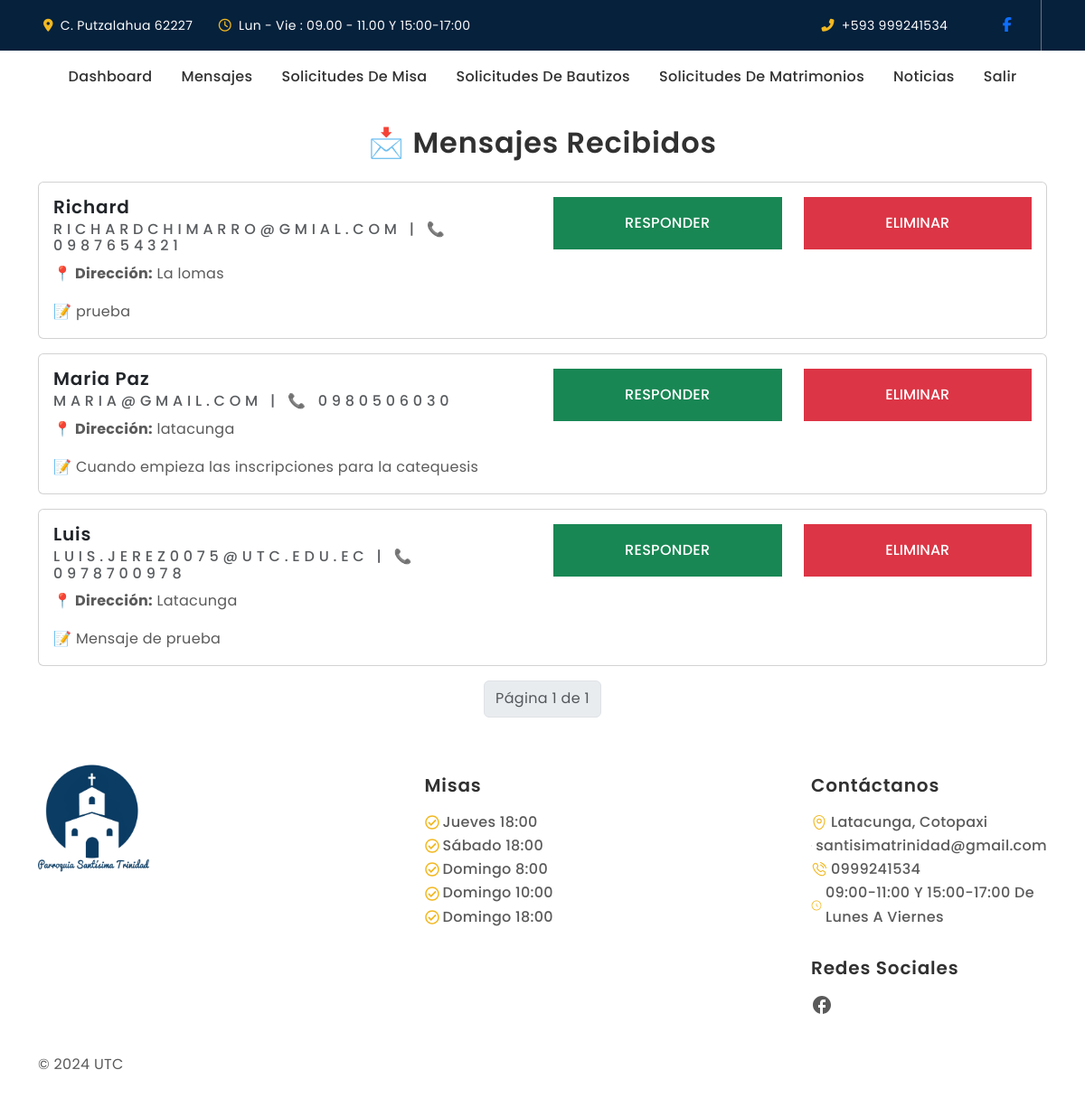
/mensajes/ (signed in), run on the app's committed database.
### Apps/web/models.py (models this page shows, shortened)
class Mensaje(models.Model):
    id = models.AutoField(primary_key=True)
    name = models.CharField(max_length=200)
    email = models.EmailField()
    phone = models.CharField(max_length=10)
    address = models.TextField()
    message = models.TextField()

### Apps/web/views.py (the view)
# urls.py: path('mensajes/', views.mensajes),
@login_required(login_url='/login/')
@staff_member_required(login_url='/login/')
def mensajes(request):
    mensajes = Mensaje.objects.all().order_by('-id')
    paginator = Paginator(mensajes, 5)
    page_number = request.GET.get('page')
    page_obj = paginator.get_page(page_number)
    return render(request, 'mensajes.html', {'page_obj': page_obj})

### Apps/web/templates/mensajes.html (shortened to what this page needs)
{% extends 'base.html' %}
{% block body %}
<div class="container mt-4">
    <h2 class="text-center mb-4">📩 Mensajes Recibidos</h2>
    {% for mensaje in page_obj %}
    <div class="card mb-3">
        <div class="card-body">
            <div class="row">
                <div class="col-md-6">
                    <h5 class="card-title">{{ mensaje.name }}</h5>
                    <h6 class="card-subtitle mb-2 text-muted">{{ mensaje.email }} | 📞 {{ mensaje.phone }}</h6>
                    <p class="card-text"><strong>📍 Dirección:</strong> {{ mensaje.address }}</p>
                    <p class="card-text">📝 {{ mensaje.message }}</p>
                </div>
                <div class="col-md-6">
                    <div class="row">
                        <div class="col-md-6">
                            <a href="mailto:{{mensaje.email}}" class="btn btn-success w-100">Responder</a>
                        </div>
                        <div class="col-md-6">
                            <form action="/mensajes/eliminar/{{mensaje.id}}" method="post">
                                <button type="submit" class="btn btn-danger w-100"
                                    onclick="return confirm('Seguro deseas eliminar el mensaje?')">Eliminar</button>
                            </form>
                        </div>
                    </div>
                </div>
            </div>
        </div>
    </div>
    {% empty %}
    <p class="text-center">No hay mensajes disponibles.</p>
    {% endfor %}
    <nav>
        <ul class="pagination justify-content-center">
            <li class="page-item disabled">
                <span class="page-link">Página {{ page_obj.number }} de {{ page_obj.paginator.num_pages }}</span>
            </li>
        </ul>
    </nav>
</div>
{% endblock %}

### static/style.css (style rules this page uses)
:root { --primary-color: #F2B821; --secondary-color: #05213C; --black-color: #292929; --light-black-color: #343536; --dark-color: #313131; --body-color: #5A5A5A; --gray-color: #777F81; --light-color: #fdfdfd; --bs-gray-100: #F6F6F6; --bs-gray-300: #DCDCDC; --bs-primary-text-emphasis: var(--primary-color); --bs-body-color-rgb: 90, 90, 90; --bs-light-rgb: rgba(255, 255, 255, 1); --bs-dark-rgb: 41, 41, 41; --bs-primary-rgb: 178, 142, 113; }
:root { --heading-font: "Poppins", sans-serif; --body-font: "Poppins", sans-serif; }
*, *::before, *::after { -webkit-box-sizing: border-box; -moz-box-sizing: border-box; box-sizing: border-box; }
html { box-sizing: border-box; }
body { background-color: var(--light-color); font-family: var(--body-font); font-size: 16px; font-weight: 400; line-height: 164%; letter-spacing: 0.32px; color: var(--body-color); margin: 0; }
p { color: var(--body-color); }
a { color: inherit; text-decoration: none; transition: 0.3s ease-in-out; }
h1, h2, h3, h4, h5, h6 { color: var(--dark-color); font-family: var(--heading-font); text-transform: capitalize; font-weight: 600; letter-spacing: 0.84px; line-height: 115%; }
h6 { font-weight: 500; text-transform: uppercase; letter-spacing: 0.3rem; }
.btn { --bs-btn-padding-x: 2rem; --bs-btn-padding-y: 1rem; --bs-btn-font-size: 1rem; --bs-btn-font-weight: 500; text-transform: uppercase; border-radius: 0px; transition: all 0.5s ease-in-out; }
.pagination { --bs-pagination-color: var(--black-color); --bs-pagination-hover-color: #fff; --bs-pagination-hover-bg: var(--primary-color); --bs-pagination-hover-border-color: var(--primary-color); --bs-pagination-focus-color: #fff; --bs-pagination-focus-bg: var(--primary-color); --bs-pagination-focus-box-shadow: none; --bs-pagination-active-bg: var(--primary-color); --bs-pagination-active-border-color: var(--primary-color); }

### data on the page
Mensaje: name "Richard", email "RICHARDCHIMARRO@GMIAL.COM", phone "0987654321", address "La lomas", message "prueba"
Mensaje: name "Maria Paz", email "MARIA@GMAIL.COM", phone "0980506030", address "latacunga", message "Cuando empieza las inscripciones para la catequesis"
Mensaje: name "Luis", email "LUIS.JEREZ0075@UTC.EDU.EC", phone "0978700978", address "Latacunga", message "Mensaje de prueba"

### other printed values
{{ page_obj.number }} "1"
{{ page_obj.paginator.num_pages }} "1"
